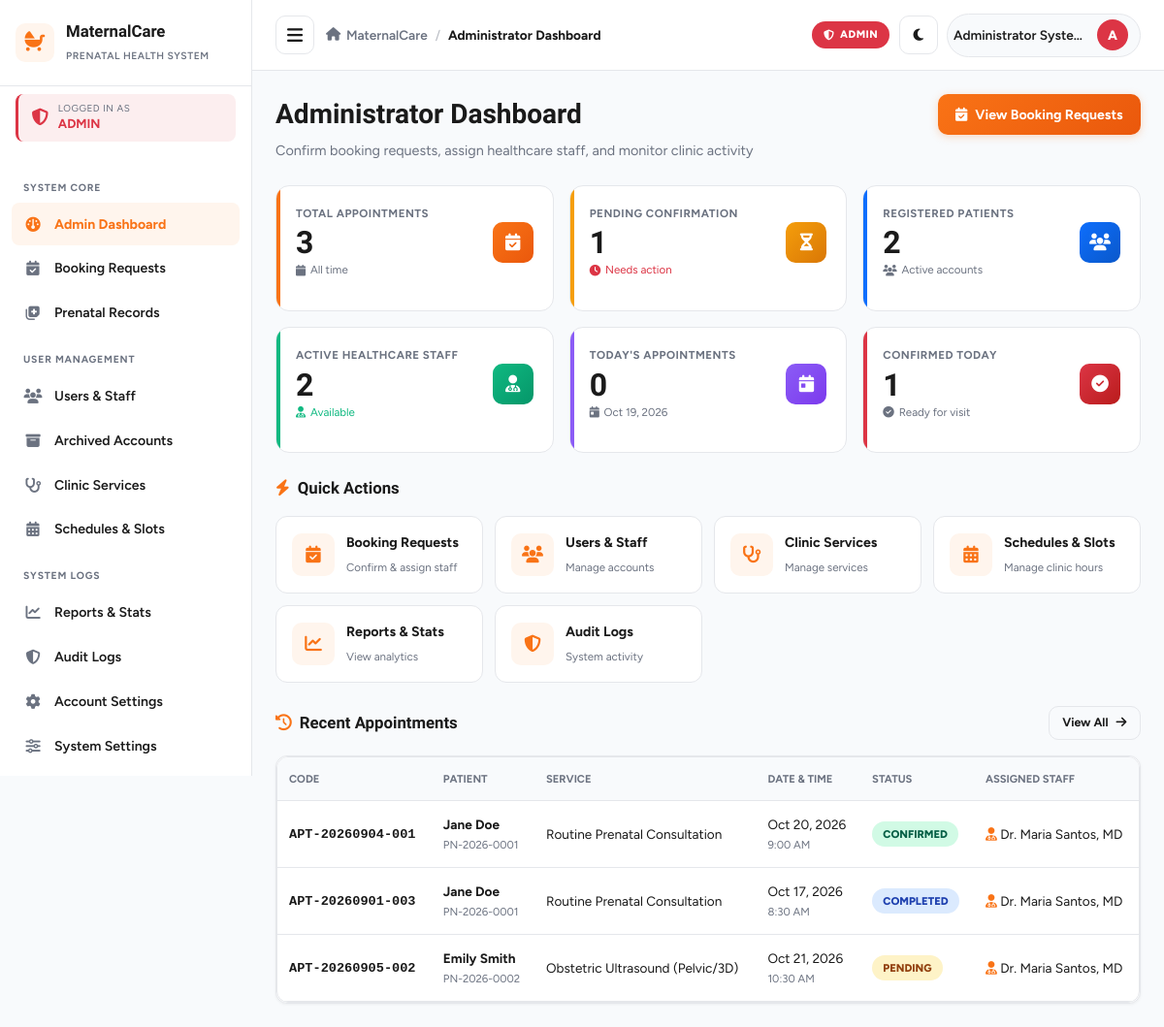
Page /admin_dashboard.php (signed in) on the committed database.
### tables this page shows
CREATE TABLE IF NOT EXISTS `appointments` (
    `id` INT AUTO_INCREMENT PRIMARY KEY,
    `appointment_code` VARCHAR(20) NOT NULL UNIQUE,
    `patient_id` INT NOT NULL,
    `service_id` INT NOT NULL,
    `healthcare_worker_id` INT DEFAULT NULL,
    `appointment_date` DATE NOT NULL,
    `appointment_time` TIME NOT NULL,
    `status` ENUM('pending', 'confirmed', 'completed', 'cancelled', 'missed') NOT NULL DEFAULT 'pending',
    `notes` TEXT DEFAULT NULL,
    `room` VARCHAR(100) DEFAULT NULL,
    `worker_notified` TINYINT(1) NOT NULL DEFAULT 0,
    `worker_confirmed_at` DATETIME DEFAULT NULL,
    `created_at` TIMESTAMP DEFAULT CURRENT_TIMESTAMP,
    `updated_at` TIMESTAMP DEFAULT CURRENT_TIMESTAMP ON UPDATE CURRENT_TIMESTAMP,
    INDEX `idx_appt_date_service` (`appointment_date`, `service_id`, `status`),
    FOREIGN KEY (`patient_id`) REFERENCES `patients`(`id`) ON DELETE CASCADE,
    FOREIGN KEY (`service_id`) REFERENCES `services`(`id`) ON DELETE RESTRICT,
    FOREIGN KEY (`healthcare_worker_id`) REFERENCES `users`(`id`) ON DELETE SET NULL
);

CREATE TABLE IF NOT EXISTS `users` (
    `id` INT AUTO_INCREMENT PRIMARY KEY,
    `username` VARCHAR(50) NOT NULL UNIQUE,
    `email` VARCHAR(100) NOT NULL UNIQUE,
    `password` VARCHAR(255) NOT NULL,
    `role` ENUM('patient', 'healthcare_worker', 'admin') NOT NULL DEFAULT 'patient',
    `full_name` VARCHAR(100) NOT NULL,
    `phone` VARCHAR(20) DEFAULT NULL,
    `status` ENUM('active', 'inactive', 'archived') NOT NULL DEFAULT 'active',
    `address` TEXT DEFAULT NULL,
    `avatar` VARCHAR(255) DEFAULT NULL,
    `room` VARCHAR(100) DEFAULT NULL,
    `deleted_at` TIMESTAMP NULL DEFAULT NULL,
    `created_at` TIMESTAMP DEFAULT CURRENT_TIMESTAMP,
    `updated_at` TIMESTAMP DEFAULT CURRENT_TIMESTAMP ON UPDATE CURRENT_TIMESTAMP
);

CREATE TABLE IF NOT EXISTS `patients` (
    `id` INT AUTO_INCREMENT PRIMARY KEY,
    `user_id` INT NOT NULL,
    `patient_code` VARCHAR(20) NOT NULL UNIQUE,
    `dob` DATE DEFAULT NULL,
    `address` TEXT DEFAULT NULL,
    `blood_type` VARCHAR(5) DEFAULT 'A+',
    `emergency_contact_name` VARCHAR(100) DEFAULT NULL,
    `emergency_contact_phone` VARCHAR(20) DEFAULT NULL,
    `lmp` DATE DEFAULT NULL,
    `edd` DATE DEFAULT NULL,
    `gravida` INT DEFAULT 1,
    `para` INT DEFAULT 0,
    `abortus` INT DEFAULT 0,
    `medical_history` TEXT DEFAULT NULL,
    `created_at` TIMESTAMP DEFAULT CURRENT_TIMESTAMP,
    FOREIGN KEY (`user_id`) REFERENCES `users`(`id`) ON DELETE CASCADE
);

CREATE TABLE IF NOT EXISTS `services` (
    `id` INT AUTO_INCREMENT PRIMARY KEY,
    `service_name` VARCHAR(100) NOT NULL,
    `description` TEXT DEFAULT NULL,
    `duration_minutes` INT NOT NULL DEFAULT 30,
    `max_daily_slots` INT NOT NULL DEFAULT 15,
    `is_active` TINYINT(1) NOT NULL DEFAULT 1,
    `created_at` TIMESTAMP DEFAULT CURRENT_TIMESTAMP
);

### config.php (called while the page is built, shortened)
<?php
function sanitize($data) {
    return htmlspecialchars(trim((string)$data), ENT_QUOTES, 'UTF-8');
}
function formatDate($dateStr, $format = 'M d, Y') {
    return date($format, strtotime($dateStr));
}

### admin_dashboard.php (the view, shortened to what this page needs)
<?php
require_once __DIR__ . '/config.php';
try {
    $db = getDB();
    $stmt = $db->query("SELECT COUNT(*) FROM appointments");
    $totalAppointments = (int)$stmt->fetchColumn();
    $stmt = $db->query("SELECT COUNT(*) FROM appointments WHERE status = 'pending'");
    $pendingCount = (int)$stmt->fetchColumn();
    $stmt = $db->query("SELECT COUNT(*) FROM users WHERE role = 'patient' AND status = 'active'");
    $totalPatients = (int)$stmt->fetchColumn();
    $stmt = $db->query("SELECT COUNT(*) FROM users WHERE role = 'healthcare_worker' AND status = 'active'");
    $totalStaff = (int)$stmt->fetchColumn();
    $stmt = $db->query("SELECT COUNT(*) FROM appointments WHERE appointment_date = CURDATE()");
    $todayAppointments = (int)$stmt->fetchColumn();
    $stmt = $db->query("SELECT COUNT(*) FROM appointments WHERE status = 'confirmed'");
    $confirmedCount = (int)$stmt->fetchColumn();
    $stmt = $db->query("
        SELECT a.*, s.service_name, u.full_name as patient_name,
               hw.full_name as worker_name, p.patient_code
        FROM appointments a
        JOIN patients p ON a.patient_id = p.id
        JOIN users u ON p.user_id = u.id
        JOIN services s ON a.service_id = s.id
        LEFT JOIN users hw ON a.healthcare_worker_id = hw.id
        ORDER BY a.created_at DESC
        LIMIT 5
    ");
    $recentAppointments = $stmt->fetchAll();
} catch (Exception $e) {
    die("Dashboard error: " . $e->getMessage());
}
include __DIR__ . '/../includes/header.php';
?>
<div class="page-header">
    <div class="page-title">
        <h1>Administrator Dashboard</h1>
        <p>Confirm booking requests, assign healthcare staff, and monitor clinic activity</p>
    </div>
    <div>
        <a href="admin_appointments.php" class="btn btn-primary">
            <i class="fa-solid fa-calendar-check"></i> View Booking Requests
        </a>
    </div>
</div>
<div class="stats-grid">
    <div class="stat-card orange">
        <div class="stat-header">
            <div>
                <div class="stat-label">Total Appointments</div>
                <div class="stat-value"><?php echo $totalAppointments; ?></div>
                <div class="stat-sub">
                    <i class="fa-solid fa-calendar"></i> All time
                </div>
            </div>
            <div class="stat-icon orange">
                <i class="fa-solid fa-calendar-check"></i>
            </div>
        </div>
    </div>
    <div class="stat-card yellow">
        <div class="stat-header">
            <div>
                <div class="stat-label">Pending Confirmation</div>
                <div class="stat-value"><?php echo $pendingCount; ?></div>
                <div class="stat-sub negative">
                    <i class="fa-solid fa-clock"></i> Needs action
                </div>
            </div>
            <div class="stat-icon yellow">
                <i class="fa-solid fa-hourglass-half"></i>
            </div>
        </div>
    </div>
    <div class="stat-card blue">
        <div class="stat-header">
            <div>
                <div class="stat-label">Registered Patients</div>
                <div class="stat-value"><?php echo $totalPatients; ?></div>
                <div class="stat-sub">
                    <i class="fa-solid fa-users"></i> Active accounts
                </div>
            </div>
            <div class="stat-icon blue">
                <i class="fa-solid fa-users"></i>
            </div>
        </div>
    </div>
    <div class="stat-card green">
        <div class="stat-header">
            <div>
                <div class="stat-label">Active Healthcare Staff</div>
                <div class="stat-value"><?php echo $totalStaff; ?></div>
                <div class="stat-sub positive">
                    <i class="fa-solid fa-user-doctor"></i> Available
                </div>
            </div>
            <div class="stat-icon green">
                <i class="fa-solid fa-user-doctor"></i>
            </div>
        </div>
    </div>
    <div class="stat-card purple">
        <div class="stat-header">
            <div>
                <div class="stat-label">Today's Appointments</div>
                <div class="stat-value"><?php echo $todayAppointments; ?></div>
                <div class="stat-sub">
                    <i class="fa-solid fa-calendar-day"></i> <?php echo date('M d, Y'); ?>
                </div>
            </div>
            <div class="stat-icon purple">
                <i class="fa-solid fa-calendar-day"></i>
            </div>
        </div>
    </div>
    <div class="stat-card red">
        <div class="stat-header">
            <div>
                <div class="stat-label">Confirmed Today</div>
                <div class="stat-value"><?php echo $confirmedCount; ?></div>
                <div class="stat-sub">
                    <i class="fa-solid fa-circle-check"></i> Ready for visit
                </div>
            </div>
            <div class="stat-icon red">
                <i class="fa-solid fa-circle-check"></i>
            </div>
        </div>
    </div>
</div>
<div class="section-header">
    <h3><i class="fa-solid fa-bolt text-primary"></i> Quick Actions</h3>
</div>
<div class="action-tiles">
    <a href="admin_appointments.php" class="action-tile">
        <div class="action-tile-icon">
            <i class="fa-solid fa-calendar-check"></i>
        </div>
        <div class="action-tile-text">
            <strong>Booking Requests</strong>
            <small>Confirm & assign staff</small>
        </div>
    </a>
    <a href="admin_users.php" class="action-tile">
        <div class="action-tile-icon">
            <i class="fa-solid fa-users"></i>
        </div>
        <div class="action-tile-text">
            <strong>Users & Staff</strong>
            <small>Manage accounts</small>
        </div>
    </a>
    <a href="admin_services.php" class="action-tile">
        <div class="action-tile-icon">
            <i class="fa-solid fa-stethoscope"></i>
        </div>
        <div class="action-tile-text">
            <strong>Clinic Services</strong>
            <small>Manage services</small>
        </div>
    </a>
    <a href="admin_schedules.php" class="action-tile">
        <div class="action-tile-icon">
            <i class="fa-solid fa-calendar-days"></i>
        </div>
        <div class="action-tile-text">
            <strong>Schedules & Slots</strong>
            <small>Manage clinic hours</small>
        </div>
    </a>
    <a href="admin_reports.php" class="action-tile">
        <div class="action-tile-icon">
            <i class="fa-solid fa-chart-line"></i>
        </div>
        <div class="action-tile-text">
            <strong>Reports & Stats</strong>
            <small>View analytics</small>
        </div>
    </a>
    <a href="admin_audit_logs.php" class="action-tile">
        <div class="action-tile-icon">
            <i class="fa-solid fa-shield-halved"></i>
        </div>
        <div class="action-tile-text">
            <strong>Audit Logs</strong>
            <small>System activity</small>
        </div>
    </a>
</div>
<div class="section-header">
    <h3><i class="fa-solid fa-clock-rotate-left text-primary"></i> Recent Appointments</h3>
    <a href="admin_appointments.php" class="btn btn-outline btn-sm">
        View All <i class="fa-solid fa-arrow-right"></i>
    </a>
</div>
<div class="dashboard-card" style="padding: 0; overflow: hidden;">
    <div class="table-responsive">
        <table class="table">
            <thead>
                <tr>
                    <th>Code</th>
                    <th>Patient</th>
                    <th>Service</th>
                    <th>Date & Time</th>
                    <th>Status</th>
                    <th>Assigned Staff</th>
                </tr>
            </thead>
            <tbody>
                <?php if (count($recentAppointments) > 0): ?>
                    <?php foreach ($recentAppointments as $a): ?>
                        <tr>
                            <td><strong><code><?php echo sanitize($a['appointment_code']); ?></code></strong></td>
                            <td>
                                <strong><?php echo sanitize($a['patient_name']); ?></strong><br>
                                <small class="text-muted"><?php echo sanitize($a['patient_code']); ?></small>
                            </td>
                            <td><?php echo sanitize($a['service_name']); ?></td>
                            <td>
                                <?php echo formatDate($a['appointment_date']); ?><br>
                                <small class="text-muted"><?php echo date('g:i A', strtotime($a['appointment_time'])); ?></small>
                            </td>
                            <td>
                                <span class="badge badge-<?php echo $a['status']; ?>">
                                    <?php echo ucfirst($a['status']); ?>
                                </span>
                            </td>
                            <td>
                                <?php if (!empty($a['worker_name'])): ?>
                                    <i class="fa-solid fa-user-doctor text-primary"></i>
                                    <?php echo sanitize($a['worker_name']); ?>
                                <?php else: ?>
                                    <span class="badge badge-pending" style="font-size:0.7rem;">Unassigned</span>
                                <?php endif; ?>
                            </td>
                        </tr>
                    <?php endforeach; ?>
                <?php endif; ?>
            </tbody>
        </table>
    </div>
</div>
<?php include __DIR__ . '/../includes/footer.php'; ?>

### rows in the picture
appointments: appointment_code "APT-20260904-001", users.full_name "Jane Doe", patient.patient_code "PN-2026-0001", service.service_name "Routine Prenatal Consultation", appointment_date "Oct 20, 2026", appointment_time "9:00 AM", status "CONFIRMED", healthcare_worker.full_name "Dr. Maria Santos, MD"
appointments: appointment_code "APT-20260901-003", users.full_name "Jane Doe", patient.patient_code "PN-2026-0001", service.service_name "Routine Prenatal Consultation", appointment_date "Oct 17, 2026", appointment_time "8:30 AM", status "COMPLETED", healthcare_worker.full_name "Dr. Maria Santos, MD"
appointments: appointment_code "APT-20260905-002", users.full_name "Emily Smith", patient.patient_code "PN-2026-0002", service.service_name "Obstetric Ultrasound (Pelvic/3D)", appointment_date "Oct 21, 2026", appointment_time "10:30 AM", status "PENDING", healthcare_worker.full_name "Dr. Maria Santos, MD"

### other values in the picture
$role['label'] "ADMIN"
$item['section'] "SYSTEM CORE"
$item['label'] "Admin Dashboard"
$item['label'] "Booking Requests"
$item['label'] "Prenatal Records"
$item['section'] "USER MANAGEMENT"
$item['label'] "Users & Staff"
$item['label'] "Archived Accounts"
$item['label'] "Clinic Services"
$item['label'] "Schedules & Slots"
$item['section'] "SYSTEM LOGS"
$item['label'] "Reports & Stats"
$item['label'] "Audit Logs"
$item['label'] "Account Settings"
$item['label'] "System Settings"
